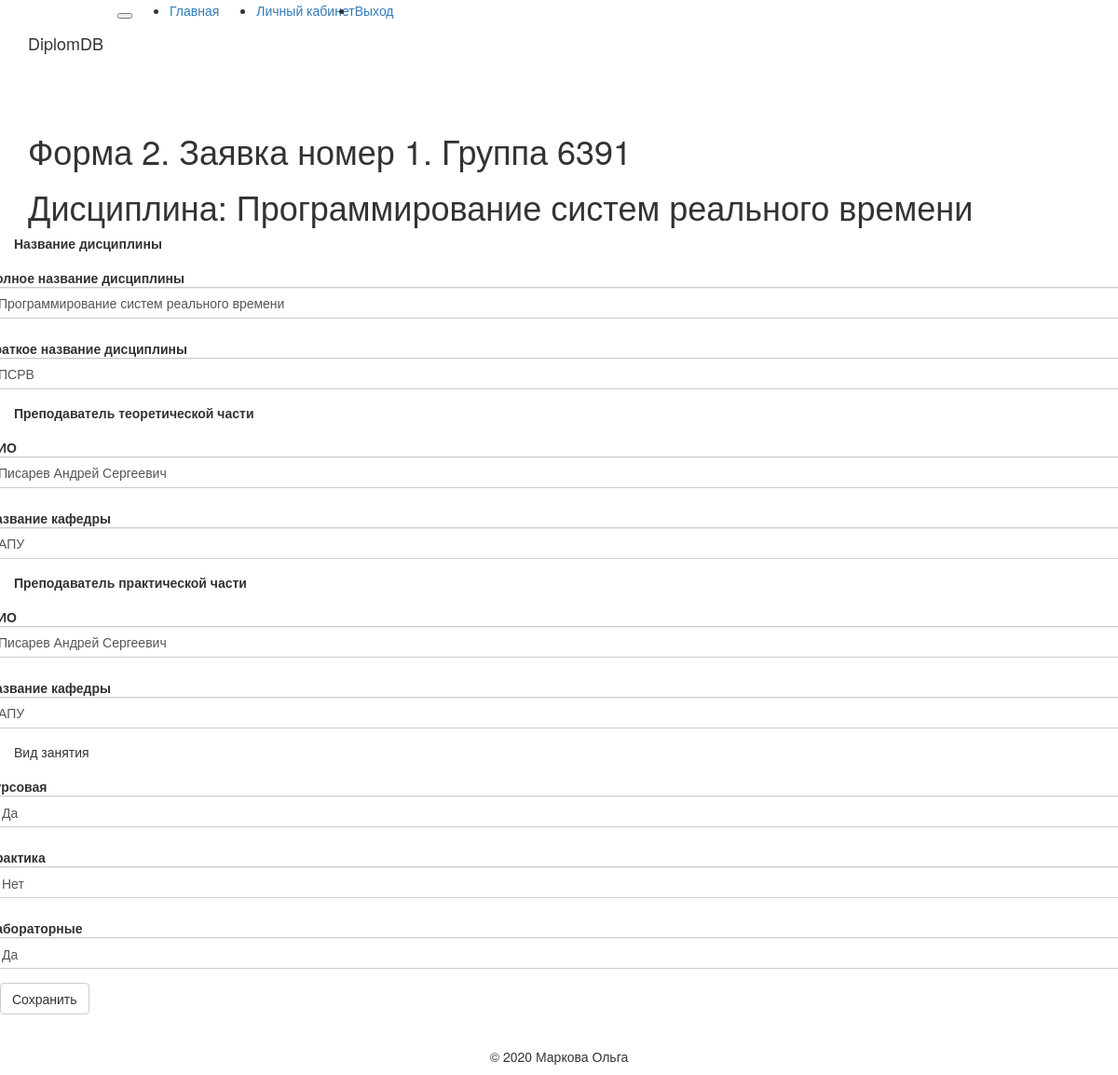
Page /form2_edit/bloommmy/1/6391/1/44 (signed in) on the committed database.
### app/models.py (models this page shows, shortened)
class Form_two(db.Model):
    timestamp = db.Column(db.DateTime, index=True, default=datetime.utcnow)
    NumForm = db.Column(db.Integer, db.ForeignKey('form_all.id'), primary_key=True)
    Group_id = db.Column(db.Integer, db.ForeignKey('form_one.Group_id'), primary_key=True)
    id = db.Column(db.Integer, primary_key=True)
    FullSubject = db.Column(db.String)
    BriefSubject = db.Column(db.String)
    LecturerName = db.Column(db.String)
    LecturerDepartment = db.Column(db.String)
    PracticianName = db.Column(db.String)
    PracticianDepartment = db.Column(db.String)
    course_work = db.Column(db.String)
    practice_work = db.Column(db.String)
    laboratory_work = db.Column(db.String)

### app/routes.py (the view)
@app.route('/form2_edit/<username>/<numForm>/<group>/<sub>/<i>', methods=['GET', 'POST'])
@login_required
def form2_edit(username, numForm, group, sub, i):
    form = F_Two_edit()
    if form.validate_on_submit():
        u = Form_two.query.filter(Form_two.NumForm == numForm, Form_two.Group_id == group, Form_two.id == sub).first()
        u.FullSubject = form.FullSubject.data
        u.BriefSubject = form.BriefSubject.data
        u.LecturerName = form.LecturerName.data
        u.LecturerDepartment = form.LecturerDepartment.data
        u.PracticianName = form.PracticianName.data
        u.PracticianDepartment = form.PracticianDepartment.data
        u.course_work = form.course_work.data
        u.practice_work = form.practice_work.data
        u.laboratory_work = form.laboratory_work.data
        db.session.commit()
        flash('Изменения успешно сохранены.')
        if i == '2':
            return redirect(url_for('form0_edit', username = current_user.username, numForm = numForm))
        elif i == '1':
            return redirect(url_for('form12_promo', username = current_user.username, numForm = numForm, i = 1))
        elif i == '44':
            return redirect(url_for('all_form_view_g', username = current_user.username, numForm = numForm))
    elif request.method == 'GET':
        u = Form_two.query.filter(Form_two.NumForm == numForm, Form_two.Group_id == group, Form_two.id == sub).first()
        form.FullSubject.data = u.FullSubject
        form.BriefSubject.data = u.BriefSubject
        form.LecturerName.data = u.LecturerName
        form.LecturerDepartment.data = u.LecturerDepartment
        form.PracticianName.data = u.PracticianName
        form.PracticianDepartment.data = u.PracticianDepartment
        form.course_work.data = u.course_work
        form.practice_work.data = u.practice_work
        form.laboratory_work.data = u.laboratory_work
    return render_template('form2_edit.html', numForm = numForm, group = group, sub = u.FullSubject, form=form, i = i)

### app/forms.py
class F_Two_edit(FlaskForm):
    FullSubject = StringField('Полное название дисциплины', validators=[DataRequired()])
    BriefSubject = StringField('Краткое название дисциплины', validators=[DataRequired()])
    LecturerName = StringField('ФИО', validators=[DataRequired()])
    LecturerDepartment = StringField('Название кафедры', validators=[DataRequired()])
    PracticianName = StringField('ФИО', validators=[DataRequired()])
    PracticianDepartment = StringField('Название кафедры', validators=[DataRequired()])
    course_work = SelectField('Курсовая', choices=[('1', 'Да'),('2', 'Нет')])
    practice_work = SelectField('Практика', choices=[('1', 'Да'),('2', 'Нет')])
    laboratory_work = SelectField('Лабораторные',  choices=[('1', 'Да'),('2', 'Нет')])
    Save = SubmitField('Сохранить')

### app/models.py (called while the page is built)
@login.user_loader
def load_user(id):
    return User.query.get(int(id))

### app/templates/form2_edit.html (shortened to what this page needs)
{% extends "base.html" %}
{% import 'bootstrap/wtf.html' as wtf %}
{% block app_content %}
    <h1>Форма 2. Заявка номер {{ numForm }}. Группа {{ group }}</h1>
    <h1> Дисциплина: {{ sub }} </h1>
    <form class="form form-horizontal" method="post" action="" role="form">
      <div class="form-group">
        <p><b>Название дисциплины</b></p>
        <div class="row">
          <div class="col-sm">
            {{ wtf.form_field(form.FullSubject) }}
          </div>
          <div class="col-sm">
            {{ wtf.form_field(form.BriefSubject) }}
          </div>
        </div>
        <p><b>Преподаватель теоретической части</b></p>
        <div class="row">
          <div class="col-sm">
            {{ wtf.form_field(form.LecturerName) }}
          </div>
          <div class="col-sm">
            {{ wtf.form_field(form.LecturerDepartment) }}
          </div>
        </div>
        <p><b>Преподаватель практической части</b></p>
        <div class="row">
          <div class="col-sm">
            {{ wtf.form_field(form.PracticianName) }}
          </div>
          <div class="col-sm">
            {{ wtf.form_field(form.PracticianDepartment) }}
          </div>
        </div>
        <p>Вид занятия</p>
        <div class="row">
          <div class="col-sm">
            {{ wtf.form_field(form.course_work) }}
          </div>
          <div class="col-sm">
            {{ wtf.form_field(form.practice_work) }}
          </div>
          <div class="col-sm">
            {{ wtf.form_field(form.laboratory_work) }}
          </div>
        </div>
        <div class="row">
          <div class="col-sm text-left">
            {{ wtf.form_field(form.Save) }}
          </div>
        </div>
      </div>
    </form>
{% endblock %}

### rows in the picture
Form_two: FullSubject "Программирование систем реального времени", BriefSubject "ПСРВ", LecturerName "Писарев Андрей Сергеевич", LecturerDepartment "АПУ", PracticianName "Писарев Андрей Сергеевич", PracticianDepartment "АПУ", course_work "Да", practice_work "Нет", laboratory_work "Да"

### other values in the picture
{{ numForm }} "1"
{{ group }} "6391"
